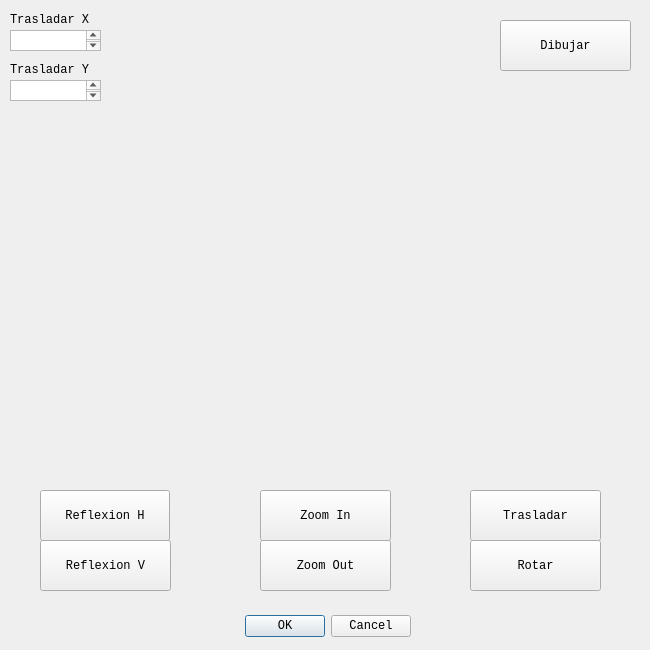
<?xml version="1.0" encoding="UTF-8"?>
<ui version="4.0">
 <class>PrismaRectangular</class>
 <widget class="QDialog" name="PrismaRectangular">
  <property name="geometry">
   <rect>
    <x>0</x>
    <y>0</y>
    <width>650</width>
    <height>650</height>
   </rect>
  </property>
  <property name="windowTitle">
   <string>Dialog</string>
  </property>
  <widget class="QDialogButtonBox" name="buttonBox">
   <property name="geometry">
    <rect>
     <x>70</x>
     <y>610</y>
     <width>341</width>
     <height>32</height>
    </rect>
   </property>
   <property name="font">
    <font>
     <family>Courier New</family>
    </font>
   </property>
   <property name="orientation">
    <enum>Qt::Horizontal</enum>
   </property>
   <property name="standardButtons">
    <set>QDialogButtonBox::Cancel|QDialogButtonBox::Ok</set>
   </property>
  </widget>
  <widget class="QLabel" name="label">
   <property name="geometry">
    <rect>
     <x>10</x>
     <y>10</y>
     <width>101</width>
     <height>20</height>
    </rect>
   </property>
   <property name="font">
    <font>
     <family>Courier New</family>
    </font>
   </property>
   <property name="text">
    <string>Trasladar X</string>
   </property>
  </widget>
  <widget class="QTextEdit" name="transY">
   <property name="geometry">
    <rect>
     <x>10</x>
     <y>80</y>
     <width>91</width>
     <height>21</height>
    </rect>
   </property>
   <property name="font">
    <font>
     <family>Courier New</family>
    </font>
   </property>
  </widget>
  <widget class="QPushButton" name="pushButton_2">
   <property name="geometry">
    <rect>
     <x>470</x>
     <y>490</y>
     <width>131</width>
     <height>51</height>
    </rect>
   </property>
   <property name="font">
    <font>
     <family>Courier New</family>
    </font>
   </property>
   <property name="text">
    <string>Trasladar</string>
   </property>
  </widget>
  <widget class="QPushButton" name="pushButton_3">
   <property name="geometry">
    <rect>
     <x>260</x>
     <y>540</y>
     <width>131</width>
     <height>51</height>
    </rect>
   </property>
   <property name="font">
    <font>
     <family>Courier New</family>
    </font>
   </property>
   <property name="text">
    <string>Zoom Out</string>
   </property>
  </widget>
  <widget class="QPushButton" name="pushButton_5">
   <property name="geometry">
    <rect>
     <x>470</x>
     <y>540</y>
     <width>131</width>
     <height>51</height>
    </rect>
   </property>
   <property name="font">
    <font>
     <family>Courier New</family>
    </font>
   </property>
   <property name="text">
    <string>Rotar</string>
   </property>
  </widget>
  <widget class="QTextEdit" name="transX">
   <property name="geometry">
    <rect>
     <x>10</x>
     <y>30</y>
     <width>91</width>
     <height>21</height>
    </rect>
   </property>
   <property name="font">
    <font>
     <family>Courier New</family>
    </font>
   </property>
  </widget>
  <widget class="QPushButton" name="pushButton_4">
   <property name="geometry">
    <rect>
     <x>260</x>
     <y>490</y>
     <width>131</width>
     <height>51</height>
    </rect>
   </property>
   <property name="font">
    <font>
     <family>Courier New</family>
    </font>
   </property>
   <property name="text">
    <string>Zoom In</string>
   </property>
  </widget>
  <widget class="QPushButton" name="pushButton">
   <property name="geometry">
    <rect>
     <x>500</x>
     <y>20</y>
     <width>131</width>
     <height>51</height>
    </rect>
   </property>
   <property name="font">
    <font>
     <family>Courier New</family>
    </font>
   </property>
   <property name="text">
    <string>Dibujar</string>
   </property>
  </widget>
  <widget class="QLabel" name="label_2">
   <property name="geometry">
    <rect>
     <x>10</x>
     <y>60</y>
     <width>101</width>
     <height>20</height>
    </rect>
   </property>
   <property name="font">
    <font>
     <family>Courier New</family>
    </font>
   </property>
   <property name="text">
    <string>Trasladar Y</string>
   </property>
  </widget>
  <widget class="QPushButton" name="pushButton_6">
   <property name="geometry">
    <rect>
     <x>40</x>
     <y>490</y>
     <width>130</width>
     <height>51</height>
    </rect>
   </property>
   <property name="font">
    <font>
     <family>Courier New</family>
    </font>
   </property>
   <property name="text">
    <string>Reflexion H</string>
   </property>
  </widget>
  <widget class="QPushButton" name="pushButton_7">
   <property name="geometry">
    <rect>
     <x>40</x>
     <y>540</y>
     <width>131</width>
     <height>51</height>
    </rect>
   </property>
   <property name="font">
    <font>
     <family>Courier New</family>
    </font>
   </property>
   <property name="text">
    <string>Reflexion V</string>
   </property>
  </widget>
 </widget>
 <resources/>
 <connections>
  <connection>
   <sender>buttonBox</sender>
   <signal>accepted()</signal>
   <receiver>PrismaRectangular</receiver>
   <slot>accept()</slot>
   <hints>
    <hint type="sourcelabel">
     <x>248</x>
     <y>254</y>
    </hint>
    <hint type="destinationlabel">
     <x>157</x>
     <y>274</y>
    </hint>
   </hints>
  </connection>
  <connection>
   <sender>buttonBox</sender>
   <signal>rejected()</signal>
   <receiver>PrismaRectangular</receiver>
   <slot>reject()</slot>
   <hints>
    <hint type="sourcelabel">
     <x>316</x>
     <y>260</y>
    </hint>
    <hint type="destinationlabel">
     <x>286</x>
     <y>274</y>
    </hint>
   </hints>
  </connection>
 </connections>
</ui>
